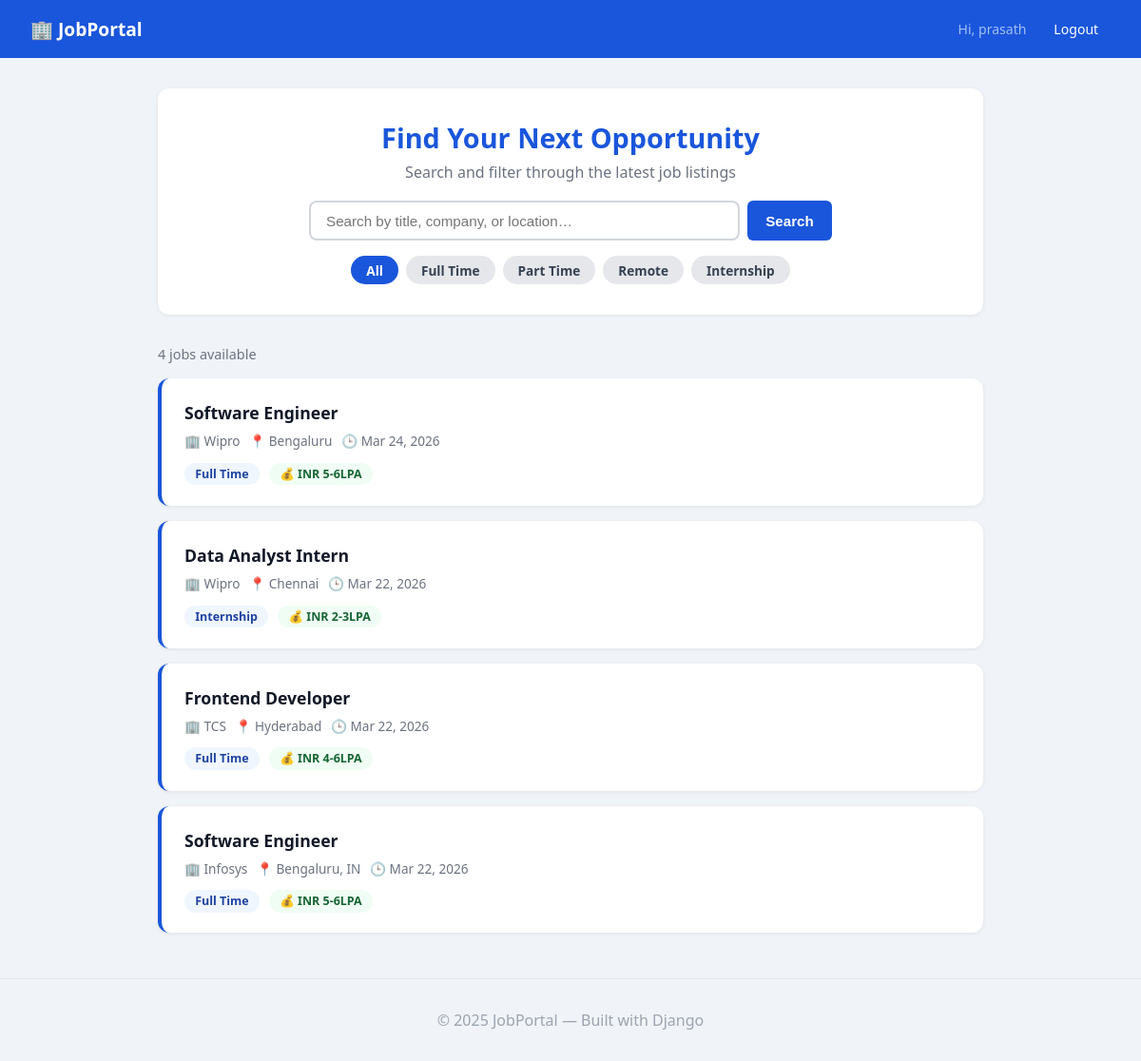
Screenshot of / (signed in) with the database file from the repository.
### jobs/models.py (models this page shows, shortened)
class Job(models.Model):
    JOB_TYPE_CHOICES = [
        ('full_time',  'Full Time'),
        ('part_time',  'Part Time'),
        ('remote',     'Remote'),
        ('internship', 'Internship'),
    ]
    title           = models.CharField(max_length=200)
    company         = models.CharField(max_length=200)
    location        = models.CharField(max_length=200)
    job_type        = models.CharField(max_length=20, choices=JOB_TYPE_CHOICES, default='full_time')
    description     = models.TextField()
    salary          = models.CharField(max_length=100, blank=True, null=True)
    required_skills = models.CharField(
        max_length=500, blank=True, null=True,
        help_text='Enter comma separated skills e.g. Python, Django, SQL'
    )
    posted_at       = models.DateTimeField(auto_now_add=True)
    class Meta:
        ordering = ['-posted_at']

### jobs/views.py (the view)
# urls.py: path('',        views.job_list, name='job_list'),
def job_list(request):
    jobs     = Job.objects.all()
    query    = request.GET.get('q', '')
    job_type = request.GET.get('job_type', '')
    if query:
        jobs = jobs.filter(title__icontains=query)   | \
               jobs.filter(company__icontains=query) | \
               jobs.filter(location__icontains=query)
    if job_type:
        jobs = jobs.filter(job_type=job_type)
    return render(request, 'jobs/job_list.html', {
        'jobs':             jobs,
        'query':            query,
        'job_type':         job_type,
        'job_type_choices': Job.JOB_TYPE_CHOICES,
    })

### jobs/templates/jobs/job_list.html (shortened to what this page needs)
{% extends "jobs/base.html" %}
{% block content %}
<div class="search-section">
    <h1>Find Your Next Opportunity</h1>
    <p>Search and filter through the latest job listings</p>
    <form class="search-form" method="GET">
        <input type="text" name="q" placeholder="Search by title, company, or location…" value="{{ query }}"/>
        <button type="submit" class="btn btn-primary">Search</button>
    </form>
    <div class="filter-btns">
        <a href="?q={{ query }}" class="filter-btn {% if not job_type %}active{% endif %}">All</a>
        {% for value, label in job_type_choices %}
            <a href="?q={{ query }}&job_type={{ value }}" class="filter-btn {% if job_type == value %}active{% endif %}">{{ label }}</a>
        {% endfor %}
    </div>
</div>
<p class="results-info">
    {% if query %}
        {{ jobs.count }} result{{ jobs.count|pluralize }} for "<strong>{{ query }}</strong>"
    {% else %}
        {{ jobs.count }} job{{ jobs.count|pluralize }} available
    {% endif %}
</p>
{% if jobs %}
    {% for job in jobs %}
    <div class="job-card">
        <h2><a href="{% url 'jobs:job_detail' job.pk %}">{{ job.title }}</a></h2>
        <div class="job-meta">
            <span>🏢 {{ job.company }}</span>
            <span>📍 {{ job.location }}</span>
            <span>🕒 {{ job.posted_at|date:"M d, Y" }}</span>
        </div>
        <span class="badge">{{ job.get_job_type_display }}</span>
        {% if job.salary %}<span class="salary-badge">💰 {{ job.salary }}</span>{% endif %}
    </div>
    {% endfor %}
{% else %}
    <div class="empty-state">
        <h3>No jobs found</h3>
        {% if query %}<p>Try a different search or <a href="{% url 'jobs:job_list' %}">view all jobs</a>.</p>{% endif %}
    </div>
{% endif %}
{% endblock %}

### jobs/templates/jobs/base.html (shortened to what this page needs)
<!DOCTYPE html>
<html lang="en">
<head>
</head>
<body>
<nav>
    <a href="{% url 'jobs:job_list' %}" class="logo">🏢 JobPortal</a>
    <div class="nav-links">
        {% if user.is_authenticated %}
            <span>Hi, {{ user.username }}</span>
            <a href="{% url 'accounts:logout' %}">Logout</a>
        {% else %}
            <a href="{% url 'accounts:login' %}">Login</a>
            <a href="{% url 'accounts:register' %}" class="register">Register</a>
        {% endif %}
    </div>
</nav>
<div class="container">
    {% block content %}{% endblock %}
</div>
<footer>
    <p>© 2025 JobPortal — Built with Django</p>
</footer>
</body>
</html>

### jobs/templates/jobs/base.html (style rules this page uses)
* { box-sizing: border-box; margin: 0; padding: 0; }
body { font-family: 'Segoe UI', sans-serif; background: #f0f4f8; color: #333; }
nav { background: #1a56db; padding: 1rem 2rem; display: flex; justify-content: space-between; align-items: center; }
nav a.logo { color: white; text-decoration: none; font-weight: bold; font-size: 1.2rem; }
.nav-links { display: flex; gap: 1rem; align-items: center; }
.nav-links a { color: white; text-decoration: none; font-size: 0.88rem; padding: 0.3rem 0.8rem; border-radius: 6px; }
.nav-links span { color: #a3bffa; font-size: 0.88rem; }
.container { max-width: 900px; margin: 2rem auto; padding: 0 1rem; }
.btn { display: inline-block; padding: 0.5rem 1.2rem; border-radius: 6px; text-decoration: none; font-weight: 600; cursor: pointer; border: none; font-size: 0.95rem; }
.btn-primary { background: #1a56db; color: white; }
footer { text-align: center; padding: 2rem; color: #9ca3af; margin-top: 3rem; border-top: 1px solid #e5e7eb; }

### jobs/templates/jobs/job_list.html (style rules this page uses)
.search-section { background: white; border-radius: 12px; padding: 2rem; margin-bottom: 2rem; box-shadow: 0 1px 4px rgba(0,0,0,0.08); text-align: center; }
.search-section h1 { font-size: 1.8rem; color: #1a56db; margin-bottom: 0.4rem; }
.search-section p { color: #6b7280; margin-bottom: 1.2rem; }
.search-form { display: flex; gap: 0.5rem; max-width: 550px; margin: 0 auto 1rem; }
.search-form input { flex: 1; padding: 0.65rem 1rem; border: 2px solid #d1d5db; border-radius: 8px; font-size: 0.95rem; outline: none; }
.filter-btns { display: flex; flex-wrap: wrap; gap: 0.5rem; justify-content: center; }
.filter-btn { padding: 0.35rem 1rem; border-radius: 20px; font-size: 0.85rem; text-decoration: none; font-weight: 600; background: #e5e7eb; color: #374151; }
.filter-btn.active { background: #1a56db; color: white; }
.results-info { color: #6b7280; margin-bottom: 1rem; font-size: 0.9rem; }
.job-card { background: white; border-radius: 12px; padding: 1.5rem; margin-bottom: 1rem; box-shadow: 0 1px 4px rgba(0,0,0,0.07); border-left: 4px solid #1a56db; transition: transform 0.15s; }
.job-card h2 { font-size: 1.1rem; margin-bottom: 0.3rem; }
.job-card h2 a { text-decoration: none; color: #111827; }
.job-meta { display: flex; flex-wrap: wrap; gap: 0.6rem; margin: 0.5rem 0 0.8rem; font-size: 0.85rem; color: #6b7280; }
.badge { background: #eff6ff; color: #1e429f; padding: 0.2rem 0.7rem; border-radius: 20px; font-weight: 600; font-size: 0.78rem; }
.salary-badge { background: #f0fdf4; color: #166534; padding: 0.2rem 0.7rem; border-radius: 20px; font-weight: 600; font-size: 0.78rem; margin-left: 6px; }

### rows the page displays
Job: title "Software Engineer", company "Wipro", location "Bengaluru", posted_at "Mar 24, 2026", job_type "Full Time", salary "INR 5-6LPA"
Job: title "Data Analyst Intern", company "Wipro", location "Chennai", posted_at "Mar 22, 2026", job_type "Internship", salary "INR 2-3LPA"
Job: title "Frontend Developer", company "TCS", location "Hyderabad", posted_at "Mar 22, 2026", job_type "Full Time", salary "INR 4-6LPA"
Job: title "Software Engineer", company "Infosys", location "Bengaluru, IN", posted_at "Mar 22, 2026", job_type "Full Time", salary "INR 5-6LPA"

### other values shown
{{ user.username }} "prasath"
{{ label }} "Full Time" "Part Time" "Remote" "Internship"
{{ jobs.count }} "4"
